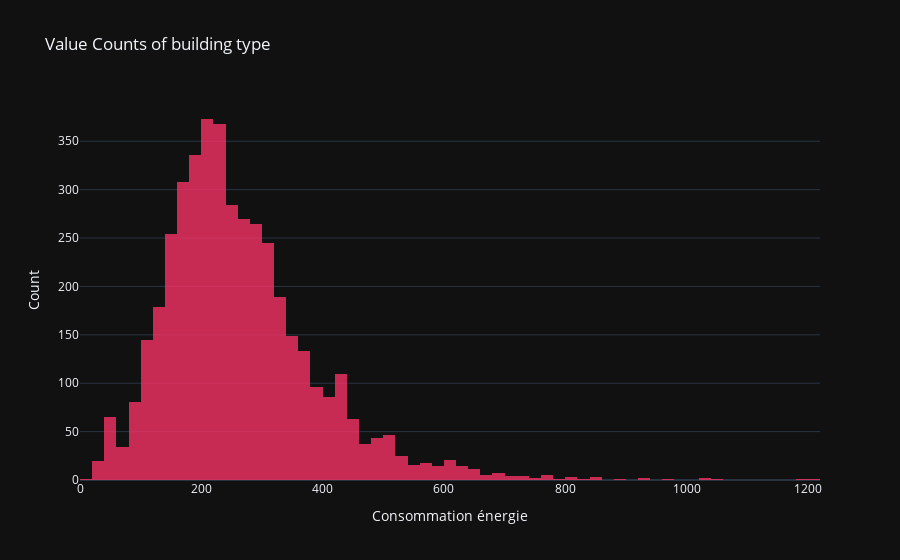

Here is the notebook cell this chart was saved with:
### Code cell
value_counts = data['consommation_energie'].value_counts().reset_index()
value_counts.columns = ['consommation_energie', 'Count']

fig = px.histogram(value_counts, 
             x='consommation_energie', 
             y='Count', 
             barmode='overlay',
             title='Value Counts of consommation_energie',
             template='plotly_dark',
             color_discrete_sequence=['#F63366'],
             opacity=0.8)


fig.update_layout(
    title="Value Counts of building type",
    xaxis_title="Consommation énergie",
    yaxis_title="Count",
    hoverlabel_bgcolor='white'
    )

fig.show()
# data['consommation_energie'].hist(bins=100)

### Figure 1 — Plotly figure (JSON) as saved in the notebook; plotly's stock layout.template omitted (floating-point values rounded to 4 significant figures; data arrays with more than 128 entries replaced by an {"elided": "..."} marker saying what was removed)
{"data": [{"alignmentgroup": "True", "bingroup": "x", "histfunc": "sum", "hovertemplate": "consommation_energie=%{x}<br>sum of Count=%{y}<extra></extra>", "legendgroup": "", "marker": {"color": "#F63366", "opacity": 0.8, "pattern": {"shape": ""}}, "name": "", "offsetgroup": "", "orientation": "v", "showlegend": false, "type": "histogram", "x": {"elided": "2999 float values"}, "xaxis": "x", "y": {"elided": "2999 int values"}, "yaxis": "y"}], "layout": {"barmode": "overlay", "hoverlabel": {"bgcolor": "white"}, "legend": {"tracegroupgap": 0}, "title": {"text": "Value Counts of building type"}, "xaxis": {"anchor": "y", "domain": [0, 1], "title": {"text": "Consommation énergie"}}, "yaxis": {"anchor": "x", "domain": [0, 1], "title": {"text": "Count"}}}}
